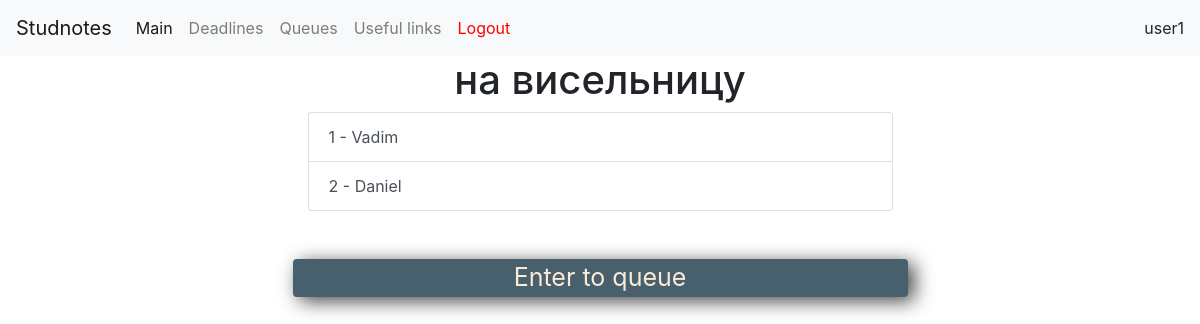
Screenshot of /queues/6 (signed in) with the database file from the repository.
### app/models/users.py (models this page shows, shortened)
class User(UserMixin, db.Model):
    id = db.Column(db.Integer, primary_key=True)
    username = db.Column(db.String(32), index=True, unique=True)
    group_id = db.Column(db.Integer, db.ForeignKey('group.id'))
    password_hash = db.Column(db.String(128))
    tg_id = db.Column(db.Integer)
    role = db.Column(db.Boolean)  # 0 -- user, 1 -- headmaster

class Queue(db.Model):
    id = db.Column(db.Integer, primary_key=True)
    group_id = db.Column(db.Integer, db.ForeignKey('group.id'))
    queue_name = db.Column(db.String(128))

### app/routes/queue/queue.py (the view)
@bp.route('/queues/<int:queue_id>', methods=['GET'])
@login_required
def queue_menu(queue_id):
    current_queue = Queue.query.filter_by(id=queue_id).first()
    temp = QueueMember.query.filter_by(queue_id=queue_id).all()
    queue_members = []
    for i in temp:
        queue_members.append(User.query.filter_by(id=i.user_id).first())
    return render_template('queue_menu.html', queue_members=queue_members, current_queue=current_queue)

### app/models/users.py (called while the page is built)
@login.user_loader
def load_user(id):
    return User.query.get(int(id))

### app/templates/queue_menu.html
{% extends "navbar.html" %}
{% block content %}
    <div class="wrapper">
        <div class="row justify-content-center">
            <div class="col-md-12">
                <h1 class="" style="text-align: center;"> {{ current_queue.queue_name }} </h1>
            </div>
        </div>
        <div class="row justify-content-center">
            <div class="col-md-6">
                <ul class="list-group" id="all_queues">
                    {% if queue_members %}
                        {%  for i in queue_members %}
                            <button type="button" class="list-group-item list-group-item-action d-flex justify-content-between align-items-center">
                               {{ loop.index }} - {{ i.username }}
                            </button>
                        {% endfor %}
                    {% endif %}
                </ul>
            </div>
        </div>
        <br>
        <br>
        <div class="row justify-content-center">
            <div class="col-md-6 rounded" style="box-shadow: 6px 4px 19px 0px rgba(0,0,0,0.75) !important; text-align: center; font-size: 25px; background-color: #485F6E; color: antiquewhite;" onclick="enter_to_queue({{ current_user.id }}, {{ current_queue.id }})" >Enter to queue</div>
        </div>
    </div>
{% endblock %}

### app/templates/navbar.html (shortened to what this page needs)
<!DOCTYPE html>
<html lang="en">
<head>
    <link rel="stylesheet" href="{{ url_for('static', filename='css/bootstrap.min.css') }}">
    <link rel="stylesheet" href="{{ url_for('static', filename='css/main.css') }}">
</head>
<body>
    <nav class="navbar navbar-expand-lg navbar-light bg-light">
      <a class="navbar-brand" href="/">Studnotes</a>
      <div class="collapse navbar-collapse" id="navbarNav">
        <ul class="navbar-nav mr-auto">
          <li class="nav-item active">
            <a class="nav-link" href="/">Main</a>
          </li>
            {% if not current_user.is_anonymous %}
              <li class="nav-item">
                <a class="nav-link" href="{{ url_for('deadline.deadline_page') }}">Deadlines</a>
              </li>
            <li class="nav-item">
                <a class="nav-link" href="{{ url_for('queue.queue_list') }}">Queues</a>
              </li>
              <li class="nav-item">
                <a class="nav-link" href="/">Useful links</a>
              </li>
              <li class="nav-item">
                 <a class="nav-link" href="{{ url_for('login.logout') }}" style="color:red;"> Logout </a>
              </li>
            {% endif %}
        </ul>
        {% if not current_user.is_anonymous %}
            <ul class="navbar-nav">
              <li class="nav-item">
                {{current_user.username}}
              </li>
            </ul>
        {% endif %}
      </div>
    </nav>
    {% block content %}{% endblock %}
</body>
</html>

### app/static/css/main.css (style rules this page uses)
html { font-family: 'Georgia', 'Consolas', 'Deja Vu Sans Mono', 'Bitstream Vera Sans Mono', monospace; }

### rows the page displays
User: username "user1"
Queue: queue_name "на висельницу"
User: username "Vadim"
User: username "Daniel"
